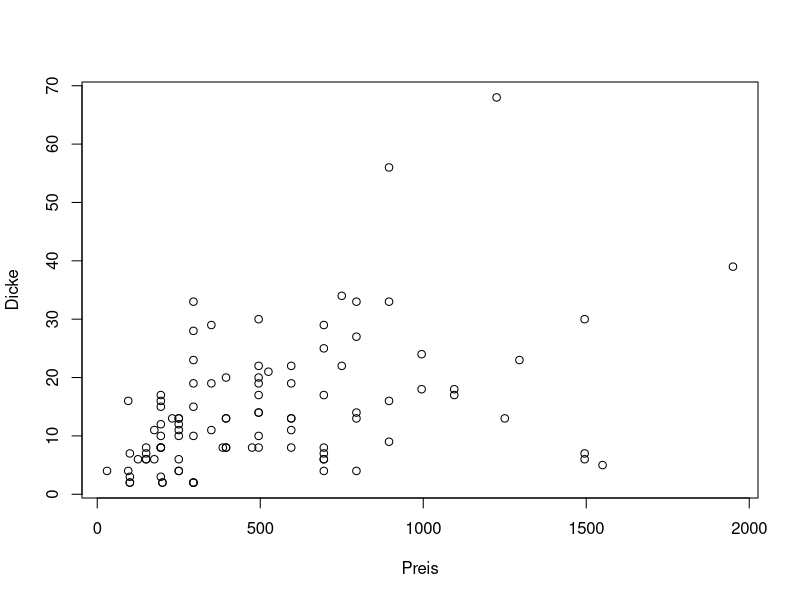

Source code (R):
#Listner, Leon. 8108323
#Aufgabe 1

#a)
buecher <- read.csv("Buecherwerte.csv")
str(buecher)
#Die erste Spalte ist eine ID-Spalte, die zweite gibt den Preis der 100 Buecher
#an, die dritte Spalte gibt die Dicke an.

#b)
mittlerer.preis <- mean(buecher$Preis)
Wiederbeschaffungskosten <- mittlerer.preis*1554
#Bildet man den Mittelwert der Stichprobe und multipliziert diesen mit dem
#Gesamtbestand, kommt man auf Wiederbeschaffungskosten in Höhe von 803728,8
#Britischen Pence.

#c)
Dicke.der.Stichprobe <- sum(buecher$Dicke)
Kosten.der.Stichprobe <- sum(buecher$Preis)
Kosten.pro.mm.Stichprobe <- Kosten.der.Stichprobe/Dicke.der.Stichprobe

Gesamtkosten <- Kosten.pro.mm.Stichprobe*25182
#Die Gesamtkosten belaufen sich in diesem Fall auf 905711,43 Pence

#d)
with(buecher, plot(Preis, Dicke))

#e)
#Es zeigt sich eine (schwache) positive Korrelation, d.h. man könnte mithilfe 
#einer Regressionsgeraden durchaus von der Dicke auf den Preis schließen.
#Dieser Schätzwert muss jedoch nicht zuverlässig sein, da die Abstände zu der 
#Geraden doch groß sind (700,5) und (400,35) hätten etwa den gleichen Abstand 
#Besonders bei dicken Büchern gibt es Ausreißer (1400,70) und (2000, 40)











